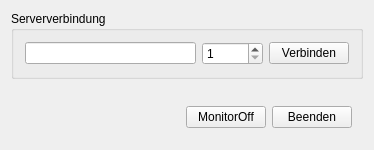
<?xml version="1.0" encoding="UTF-8"?>
<ui version="4.0">
 <class>ConfigurationWidget</class>
 <widget class="QWidget" name="ConfigurationWidget">
  <property name="geometry">
   <rect>
    <x>0</x>
    <y>0</y>
    <width>374</width>
    <height>137</height>
   </rect>
  </property>
  <property name="sizePolicy">
   <sizepolicy hsizetype="MinimumExpanding" vsizetype="Minimum">
    <horstretch>0</horstretch>
    <verstretch>0</verstretch>
   </sizepolicy>
  </property>
  <property name="windowTitle">
   <string>ConfigurationWidget</string>
  </property>
  <property name="windowIcon">
   <iconset resource="res.qrc">
    <normaloff>:/icons/icons/computers.png</normaloff>:/icons/icons/computers.png</iconset>
  </property>
  <layout class="QVBoxLayout" name="verticalLayout">
   <item>
    <widget class="QGroupBox" name="groupBox">
     <property name="sizePolicy">
      <sizepolicy hsizetype="Preferred" vsizetype="Fixed">
       <horstretch>0</horstretch>
       <verstretch>0</verstretch>
      </sizepolicy>
     </property>
     <property name="title">
      <string>Serververbindung</string>
     </property>
     <layout class="QHBoxLayout" name="horizontalLayout_2">
      <item>
       <widget class="QLineEdit" name="host"/>
      </item>
      <item>
       <widget class="QSpinBox" name="port">
        <property name="minimum">
         <number>1</number>
        </property>
        <property name="maximum">
         <number>65000</number>
        </property>
       </widget>
      </item>
      <item>
       <widget class="QPushButton" name="btnConnect">
        <property name="text">
         <string>Verbinden</string>
        </property>
        <property name="icon">
         <iconset resource="res.qrc">
          <normaloff>:/icons/icons/accept.png</normaloff>:/icons/icons/accept.png</iconset>
        </property>
       </widget>
      </item>
     </layout>
    </widget>
   </item>
   <item>
    <spacer name="verticalSpacer">
     <property name="orientation">
      <enum>Qt::Vertical</enum>
     </property>
     <property name="sizeType">
      <enum>QSizePolicy::MinimumExpanding</enum>
     </property>
     <property name="sizeHint" stdset="0">
      <size>
       <width>20</width>
       <height>10</height>
      </size>
     </property>
    </spacer>
   </item>
   <item>
    <widget class="QFrame" name="frame_2">
     <property name="sizePolicy">
      <sizepolicy hsizetype="Preferred" vsizetype="Fixed">
       <horstretch>0</horstretch>
       <verstretch>0</verstretch>
      </sizepolicy>
     </property>
     <layout class="QHBoxLayout" name="horizontalLayout">
      <item>
       <spacer name="horizontalSpacer">
        <property name="orientation">
         <enum>Qt::Horizontal</enum>
        </property>
        <property name="sizeHint" stdset="0">
         <size>
          <width>40</width>
          <height>20</height>
         </size>
        </property>
       </spacer>
      </item>
      <item>
       <widget class="QPushButton" name="btnMonitorOff">
        <property name="text">
         <string>MonitorOff</string>
        </property>
       </widget>
      </item>
      <item>
       <widget class="QPushButton" name="btnExit">
        <property name="text">
         <string>Beenden</string>
        </property>
        <property name="icon">
         <iconset resource="res.qrc">
          <normaloff>:/icons/icons/process_remove.png</normaloff>:/icons/icons/process_remove.png</iconset>
        </property>
       </widget>
      </item>
     </layout>
    </widget>
   </item>
  </layout>
 </widget>
 <layoutdefault spacing="6" margin="11"/>
 <resources>
  <include location="res.qrc"/>
 </resources>
 <connections/>
</ui>
